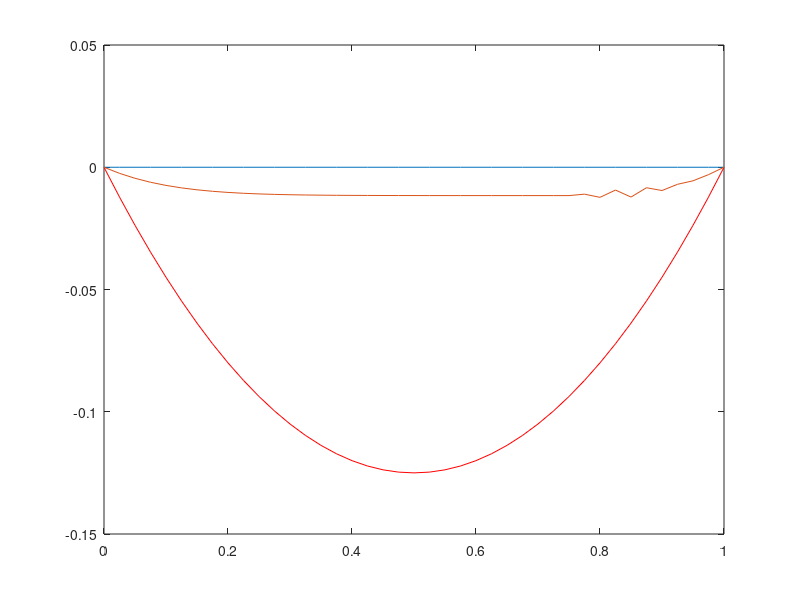

This figure's MATLAB source: (Note: this script raises an error after producing the figure.)

% Solve 1d BVP obtained by discretizing u''(x) = f(x) 
% with Dirichlet boundary condtions  u(0) = alpha, u(1) = beta
% Discretized using centered difference.
%
% Compare matrix splitting methods:  Jacobi, Gauss-Seidel, and SOR
%
% From  http://www.amath.washington.edu/~rjl/fdmbook/  (2007)

   % 'Jacobi' or 'GS' or 'SOR'
nplot = 10;          % iterate u is plotted every nplot iterations
maxiter = 500;        % number of iterations to take

m = 39;
ax = 0;
bx = 1;
alpha = 0;
beta = 0;
f = @(x) ones(size(x));   % f(x) = 1

h = (bx-ax) / (m+1);
x = linspace(ax, bx, m+2)';

% determine exact solution to linear system by setting up
% system Au = f and solving with backslash:
e = ones(m+2,1);

A = 1/h^2 * spdiags([e -2*e e], [-1 0 1], m+2, m+2);
A(1,1:2) = [1 0];
A(m+2,m+1:m+2) = [0 1];
rhs = f(x);
rhs(1) = alpha;
rhs(m+2) = beta;
ustar = A\rhs;


% Decompose A = DA - LA - UA:
DA = diag(diag(A));   % diagonal part of A
LA = DA - tril(A);    % strictly lower triangular part of A (negated)
UA = DA - triu(A);    % strictly upper triangular part of A (negated)

u = zeros(size(x));   % initial guess for iteration

figure(1)
clf
plot(x,ustar,'r')
hold on
plot(x,u)

error = nan(maxiter+1,1);
error(1) = max(abs(u-ustar));


% Iteration:
% ----------

omega = 2 / (1 + sin(pi*h));
for iter=1:maxiter

   uGS = (DA - LA) \ (UA*u + rhs);
   u = u + omega*(uGS - u);
      
   error(iter+1) = max(abs(u-ustar));
   if mod(iter,nplot)==0
      % plot u every nplot iterations
      plot(x,u)
      title(sprintf('%s: Iteration %4i, error = %9.3e',...
             method,iter,error(iter+1)),'FontSize',15)
      drawnow
      pause(.1)
      end
   end

% plot errors vs. iteration:
figure(2)
semilogy(error)
axis([0 maxiter min(error)/10 1])
title('Errors','FontSize',15)
xlabel('iteration')
hold on


